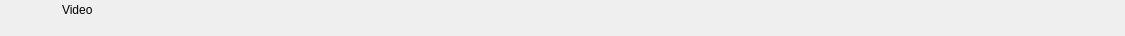
<?xml version="1.0" encoding="UTF-8"?>
<ui version="4.0">
 <class>RundownMovieWidget</class>
 <widget class="QWidget" name="RundownMovieWidget">
  <property name="geometry">
   <rect>
    <x>0</x>
    <y>0</y>
    <width>1125</width>
    <height>36</height>
   </rect>
  </property>
  <layout class="QHBoxLayout" name="horizontalLayout">
   <property name="spacing">
    <number>0</number>
   </property>
   <property name="leftMargin">
    <number>0</number>
   </property>
   <property name="topMargin">
    <number>0</number>
   </property>
   <property name="rightMargin">
    <number>0</number>
   </property>
   <property name="bottomMargin">
    <number>0</number>
   </property>
   <item>
    <widget class="QFrame" name="frameItem">
     <property name="sizePolicy">
      <sizepolicy hsizetype="Preferred" vsizetype="Fixed">
       <horstretch>0</horstretch>
       <verstretch>0</verstretch>
      </sizepolicy>
     </property>
     <property name="minimumSize">
      <size>
       <width>0</width>
       <height>36</height>
      </size>
     </property>
     <widget class="QLabel" name="labelIcon">
      <property name="geometry">
       <rect>
        <x>22</x>
        <y>2</y>
        <width>32</width>
        <height>32</height>
       </rect>
      </property>
      <property name="text">
       <string/>
      </property>
      <property name="pixmap">
       <pixmap resource="../Widgets.qrc">:/Graphics/Images/Movie.png</pixmap>
      </property>
      <property name="scaledContents">
       <bool>true</bool>
      </property>
     </widget>
     <widget class="QLabel" name="labelLabel">
      <property name="geometry">
       <rect>
        <x>62</x>
        <y>2</y>
        <width>5000</width>
        <height>16</height>
       </rect>
      </property>
      <property name="text">
       <string>Video</string>
      </property>
     </widget>
     <widget class="QLabel" name="labelChannel">
      <property name="geometry">
       <rect>
        <x>0</x>
        <y>0</y>
        <width>0</width>
        <height>0</height>
       </rect>
      </property>
      <property name="text">
       <string></string>
      </property>
     </widget>
     <widget class="QLabel" name="labelVideolayer">
      <property name="geometry">
       <rect>
        <x>140</x>
        <y>19</y>
        <width>40</width>
        <height>16</height>
       </rect>
      </property>
      <property name="text">
       <string></string>
      </property>
     </widget>
     <widget class="QLabel" name="labelColor">
      <property name="geometry">
       <rect>
        <x>0</x>
        <y>0</y>
        <width>18</width>
        <height>36</height>
       </rect>
      </property>
      <property name="text">
       <string/>
      </property>
     </widget>
     <widget class="QLabel" name="labelGroupColor">
      <property name="geometry">
       <rect>
        <x>0</x>
        <y>0</y>
        <width>6</width>
        <height>36</height>
       </rect>
      </property>
      <property name="text">
       <string/>
      </property>
     </widget>
     <widget class="QLabel" name="labelDevice">
      <property name="geometry">
       <rect>
        <x>62</x>
        <y>19</y>
        <width>75</width>
        <height>16</height>
       </rect>
      </property>
      <property name="text">
       <string></string>
      </property>
     </widget>
     <widget class="QLabel" name="labelDelay">
      <property name="geometry">
       <rect>
        <x>185</x>
        <y>19</y>
        <width>55</width>
        <height>16</height>
       </rect>
      </property>
      <property name="text">
       <string></string>
      </property>
     </widget>
     <widget class="QLabel" name="labelLoopOverlay">
      <property name="geometry">
       <rect>
        <x>22</x>
        <y>1</y>
        <width>32</width>
        <height>32</height>
       </rect>
      </property>
      <property name="text">
       <string/>
      </property>
      <property name="pixmap">
       <pixmap resource="../Widgets.qrc">:/Graphics/Images/LoopIconOverlay.png</pixmap>
      </property>
      <property name="scaledContents">
       <bool>false</bool>
      </property>
      <property name="alignment">
       <set>Qt::AlignCenter</set>
      </property>
     </widget>
     <widget class="QLabel" name="labelDuration">
      <property name="geometry">
       <rect>
        <x>245</x>
        <y>19</y>
        <width>70</width>
        <height>16</height>
       </rect>
      </property>
      <property name="text">
       <string></string>
      </property>
      <property name="alignment">
       <set>Qt::AlignRight|Qt::AlignTrailing|Qt::AlignVCenter</set>
      </property>
     </widget>
     <widget class="QLabel" name="labelRemoteTriggerId">
      <property name="geometry">
       <rect>
        <x>320</x>
        <y>19</y>
        <width>70</width>
        <height>16</height>
       </rect>
      </property>
      <property name="text">
       <string></string>
      </property>
     </widget>
    </widget>
   </item>
   <item>
    <widget class="QFrame" name="frameStatus">
     <property name="minimumSize">
      <size>
       <width>399</width>
       <height>0</height>
      </size>
     </property>
     <property name="maximumSize">
      <size>
       <width>399</width>
       <height>16777215</height>
      </size>
     </property>
     <widget class="QLabel" name="labelGpiConnected">
      <property name="geometry">
       <rect>
        <x>291</x>
        <y>2</y>
        <width>32</width>
        <height>32</height>
       </rect>
      </property>
      <property name="minimumSize">
       <size>
        <width>32</width>
        <height>32</height>
       </size>
      </property>
      <property name="maximumSize">
       <size>
        <width>32</width>
        <height>32</height>
       </size>
      </property>
      <property name="lineWidth">
       <number>0</number>
      </property>
      <property name="text">
       <string/>
      </property>
      <property name="pixmap">
       <pixmap resource="../Widgets.qrc">:/Graphics/Images/GpiConnected.png</pixmap>
      </property>
      <property name="scaledContents">
       <bool>true</bool>
      </property>
     </widget>
     <widget class="QLabel" name="labelDisconnected">
      <property name="geometry">
       <rect>
        <x>355</x>
        <y>2</y>
        <width>32</width>
        <height>32</height>
       </rect>
      </property>
      <property name="minimumSize">
       <size>
        <width>32</width>
        <height>32</height>
       </size>
      </property>
      <property name="maximumSize">
       <size>
        <width>32</width>
        <height>32</height>
       </size>
      </property>
      <property name="text">
       <string/>
      </property>
      <property name="pixmap">
       <pixmap resource="../Widgets.qrc">:/Graphics/Images/Disconnected.png</pixmap>
      </property>
      <property name="scaledContents">
       <bool>true</bool>
      </property>
     </widget>
     <widget class="QLabel" name="labelActiveColor">
      <property name="geometry">
       <rect>
        <x>391</x>
        <y>0</y>
        <width>8</width>
        <height>36</height>
       </rect>
      </property>
      <property name="minimumSize">
       <size>
        <width>8</width>
        <height>36</height>
       </size>
      </property>
      <property name="maximumSize">
       <size>
        <width>8</width>
        <height>36</height>
       </size>
      </property>
      <property name="text">
       <string/>
      </property>
     </widget>
     <widget class="QLabel" name="labelThumbnail">
      <property name="geometry">
       <rect>
        <x>229</x>
        <y>2</y>
        <width>57</width>
        <height>32</height>
       </rect>
      </property>
      <property name="minimumSize">
       <size>
        <width>57</width>
        <height>32</height>
       </size>
      </property>
      <property name="maximumSize">
       <size>
        <width>57</width>
        <height>32</height>
       </size>
      </property>
      <property name="lineWidth">
       <number>0</number>
      </property>
      <property name="text">
       <string/>
      </property>
      <property name="scaledContents">
       <bool>true</bool>
      </property>
     </widget>
     <widget class="OscTimeWidget" name="widgetOscTime" native="true">
      <property name="geometry">
       <rect>
        <x>3</x>
        <y>3</y>
        <width>220</width>
        <height>31</height>
       </rect>
      </property>
     </widget>
     <widget class="QLabel" name="labelAutoPlay">
      <property name="geometry">
       <rect>
        <x>323</x>
        <y>2</y>
        <width>32</width>
        <height>32</height>
       </rect>
      </property>
      <property name="minimumSize">
       <size>
        <width>32</width>
        <height>32</height>
       </size>
      </property>
      <property name="maximumSize">
       <size>
        <width>32</width>
        <height>32</height>
       </size>
      </property>
      <property name="lineWidth">
       <number>0</number>
      </property>
      <property name="text">
       <string/>
      </property>
      <property name="pixmap">
       <pixmap resource="../Widgets.qrc">:/Graphics/Images/AutoPlayItem.png</pixmap>
      </property>
      <property name="scaledContents">
       <bool>true</bool>
      </property>
      <property name="margin">
       <number>0</number>
      </property>
     </widget>
    </widget>
   </item>
  </layout>
 </widget>
 <customwidgets>
  <customwidget>
   <class>OscTimeWidget</class>
   <extends>QWidget</extends>
   <header>OscTimeWidget.h</header>
   <container>1</container>
  </customwidget>
 </customwidgets>
 <resources>
  <include location="../Widgets.qrc"/>
 </resources>
 <connections/>
 <slots>
  <slot>addToCombo()</slot>
 </slots>
</ui>
